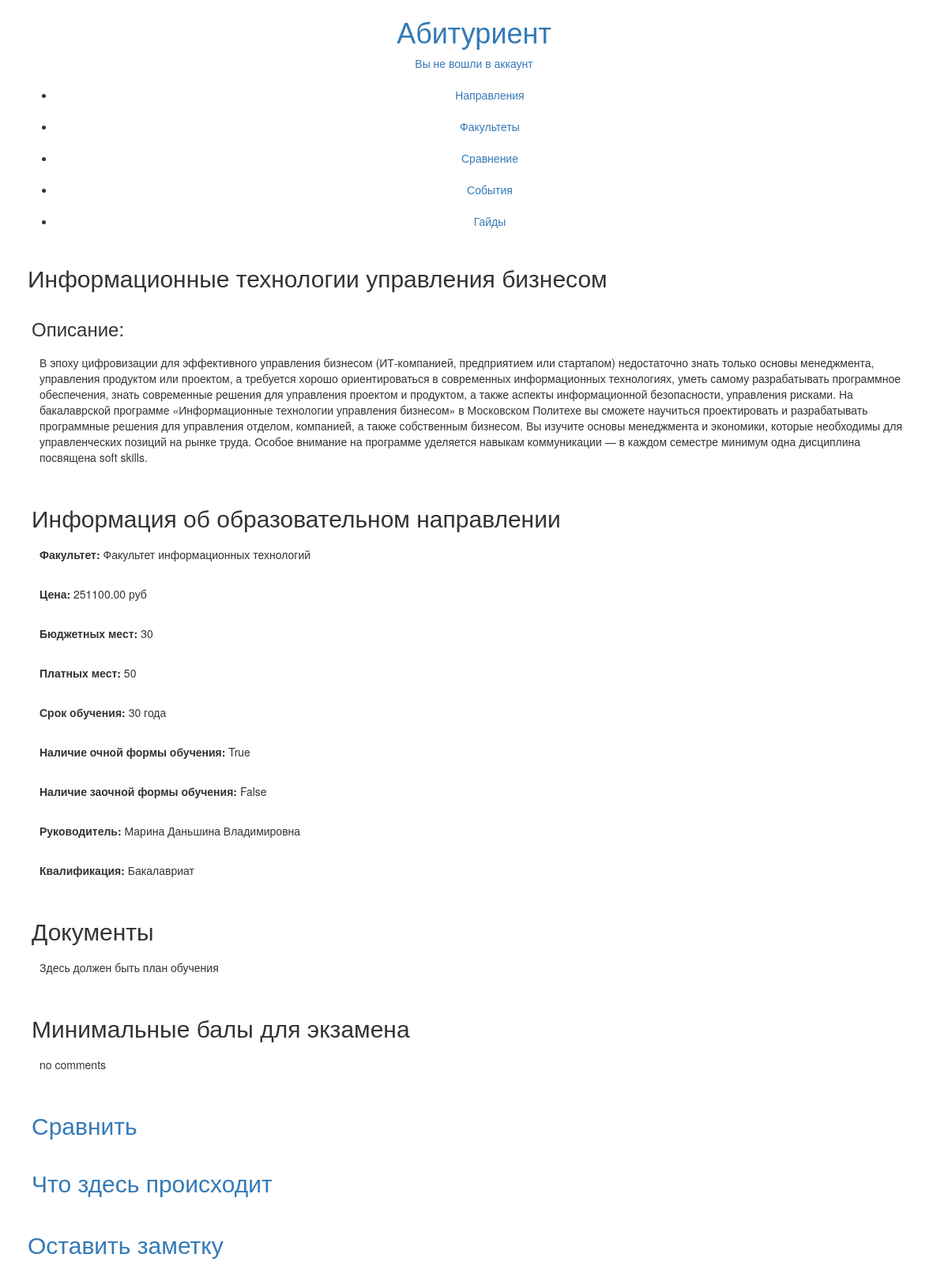
Screenshot of /direction/2 with the database file from the repository.
### catalog/models.py (models this page shows, shortened)
class Direction(models.Model):
    name = models.CharField (max_length = 200, verbose_name = "Название факультета")
    description = models.TextField (max_length = 2000, verbose_name = "Описание")
    price = models.DecimalField (max_digits = 8, decimal_places = 2, verbose_name = "Цена")
    budgets = models.PositiveIntegerField ( verbose_name = "Количестов бюджетных мест" )
    payed = models.PositiveIntegerField ( verbose_name = "Количестов платных мест" )
    years = models.PositiveIntegerField (verbose_name = "Срок обучения ")
    ofline = models.BooleanField (default = True, verbose_name = "Есть очные группы")
    online = models.BooleanField (default = False, verbose_name = "Есть заочные группы")
    curator = models.ForeignKey(Teacher, on_delete = models.SET_NULL, null = True, verbose_name = "", related_name = "curator")
    syllabus = models.ForeignKey(Syllabus, on_delete = models.SET_NULL, null = True)
    qualification = models.ForeignKey (Qualification, on_delete = models.CASCADE)
    faculty = models.ForeignKey(to = Faculty, on_delete = models.CASCADE)

class Faculty(models.Model):
    name = models.CharField (max_length = 200, verbose_name = "Название факультета")
    description = models.TextField (max_length = 2000, verbose_name = "Описание")
    dean = models.ForeignKey ( Teacher, on_delete = models.SET_NULL, null = True)
    adres = models.CharField (max_length = 255, verbose_name = "Адрес")
    phone = models.CharField (max_length = 12, verbose_name = "Телефон")
    email = models.EmailField (max_length=255 )

class Teacher (models.Model):
    patronymic = models.CharField (max_length = 200, verbose_name = "Отчество", null = True)
    description = models.TextField(max_length = 500, verbose_name = "О себе")
    user = models.ForeignKey(to = User, on_delete = models.CASCADE)
    directions = models.ManyToManyField("Direction", blank = True)
    def __str__ (self):
        return f"{self.user.first_name} {self.user.last_name} {self.patronymic}"

class Qualification(models.Model):
    name = models.CharField (max_length = 200, verbose_name = "Квалификация")

### catalog/views.py (the view)
def directionDetails (request, pk):
    direction = get_object_or_404 (models.Direction, pk=pk)
    comments = models.Comment.objects.filter (direction__pk = pk)
    return render ( request, "direction-details.html", context = {"direction": direction, "comments": comments, "directions_count": comments.count()} )

### catalog/templates/direction-details.html (shortened to what this page needs)
{% extends "base-generic.html" %}
{% block content %}
<section class = "content-section" id = "direction-detail">
{% if direction %}
<h2 class = "section-title">{{direction.name}}</h2>
<section class = "content-block">
  <h3 class = "block-title">Описание:</h3>
  <p class = "big-text">{{direction.description}}</p>
</section>
<section class = "section-block">
  <h2 class = "section-title">Информация об образовательном направлении</h2>
  <p><b>Факультет: </b>{{direction.faculty.name}}</p>
  <p><b>Цена: </b>{{direction.price}} руб</p>
  <p><b>Бюджетных мест: </b>{{direction.budgets}}</p>
  <p><b>Платных мест: </b>{{direction.payed}}</p>
  <p><b>Срок обучения: </b>{{direction.budgets}} года</p>
  <p><b>Наличие очной формы обучения: </b>{{direction.ofline}}</p>
  <p><b>Наличие заочной формы обучения: </b>{{direction.online}}</p>
  <p><b>Руководитель: </b>{{direction.curator}}</p>
  <p><b>Квалификация: </b>{{direction.qualification.name}}</p>
</section>
<section class = "section-block">
  <h2 class = "section-title">Документы</h2>
  <p>Здесь должен быть план обучения</p>
</section>
<section class = "section-block">
  <h2 class = "section-title">Минимальные балы для экзамена</h2>
  {{direction.getexamset}} <p>no comments</p>
</section>
<a href = "{% url 'compare' %}{{direction.pk}}">
<section class = "section-block">
  <h2 class = "section-title">Сравнить</h2>
</section>
</a>
<a href = "{% url 'guides-list' %}">
<section class = "section-block">
  <h2 class = "section-title">Что здесь происходит</h2>
</section>
</a>
{% else %}
<h2 class = "section-title">Такого направления нет на сайте</h2>
<p class = "warning-text">Введите правильный url, или перейдте к поиску направления</p>
<a href = "{% url 'directions' %}">Перейти к посику...</a>
{% endif %}
</section>
<a href = "{% url 'leave-comment' pk=direction.pk %}">
<section class = "section-block section-button">
  <h2 class = "block-title">Оставить заметку</h2>
</section>
{% endblock %}

### catalog/templates/base-generic.html (style rules this page uses)
section { display: block; padding: 5px; }
section::after { background-color:black; border: black width: 100%; height: 2px; }
p { padding: 10px }

### rows the page displays
Direction: name "Информационные технологии управления бизнесом", description "В эпоху цифровизации для эффективного управления бизнесом (ИТ-компанией, предприятием или стартапом) недостаточно знать только основы менеджмента, управления продуктом или проектом, а требуется хорошо ориентироваться в современных информационных технологиях, уметь самому разрабатывать программное обеспечения, знать современные решения для управления проектом и продуктом, а также аспекты информационной безопасности, управления рисками. На бакалаврской программе «Информационные технологии управления бизнесом» в Московском Политехе вы сможете научиться проектировать и разрабатывать программные решения для управления отделом, компанией, а также собственным бизнесом. Вы изучите основы…", faculty.name "Факультет информационных технологий", price "251100.00", budgets "30", payed "50", ofline "True", online "False", curator "Марина Даньшина Владимировна", qualification.name "Бакалавриат"
